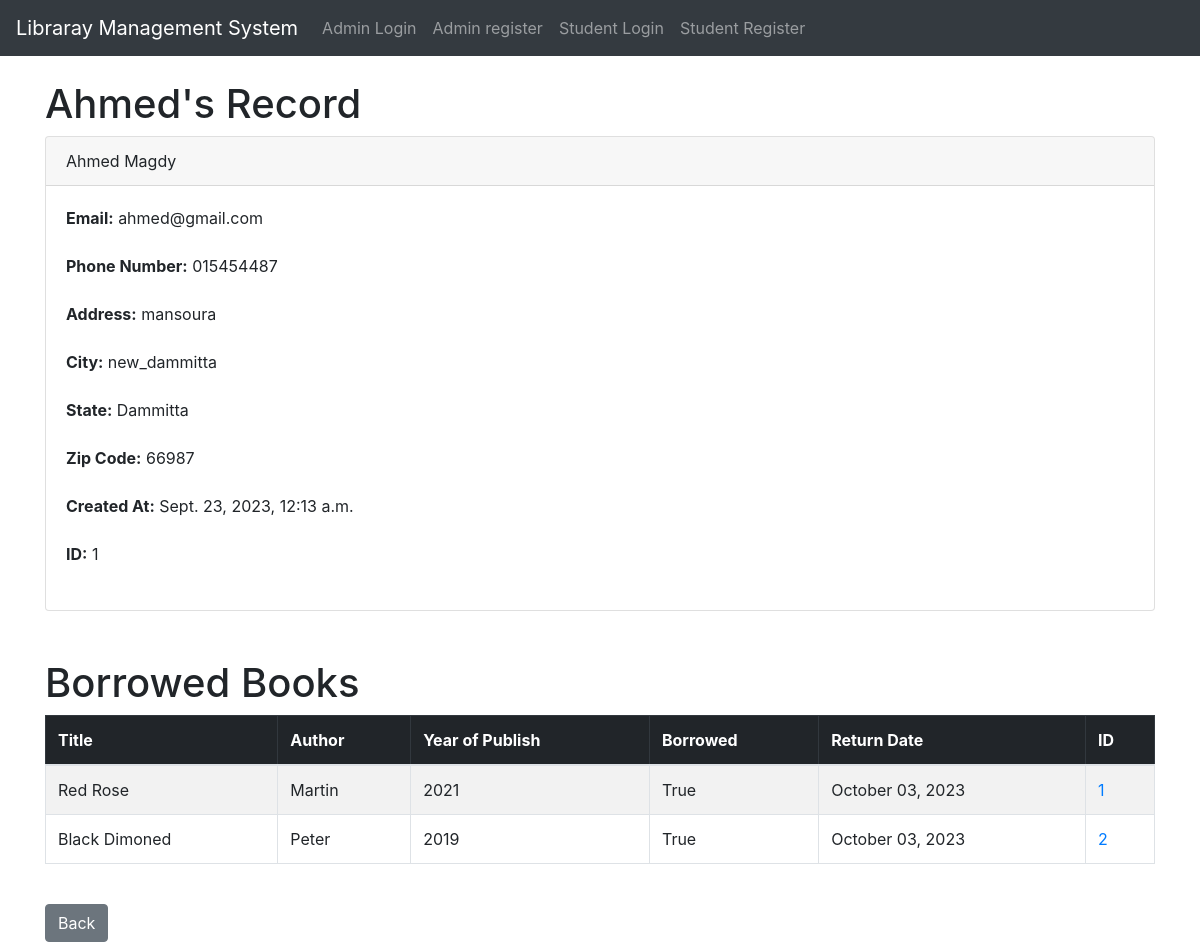
/home/std/1, run on an earlier commit of the app's database.
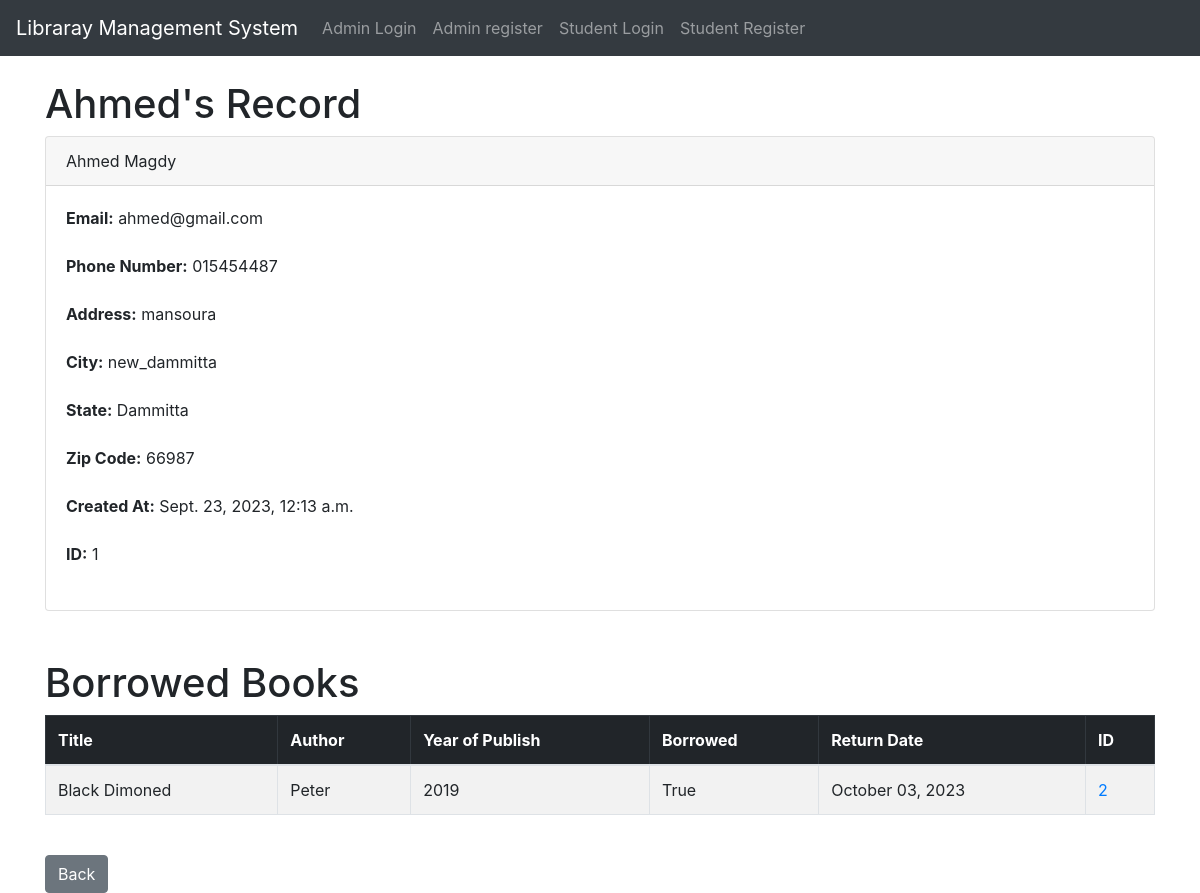
And on a later commit of the database.
### website/models.py (models this page shows, shortened)
class Student(models.Model):
    username=models.CharField(max_length=20)
    created_at = models.DateTimeField(auto_now_add=True)
    first_name= models.CharField(max_length=100)
    last_name= models.CharField(max_length=100)
    phone_number= models.CharField(max_length=100)
    email= models.CharField(max_length=100)
    address= models.CharField(max_length=100)
    city= models.CharField(max_length=100)
    state= models.CharField(max_length=100)
    zip_code= models.CharField(max_length=100)
    password = models.CharField(max_length=20)

class Book(models.Model):
    created_at = models.DateTimeField(auto_now_add=True)
    title = models.CharField(max_length=100)
    author = models.CharField(max_length=100)
    year_of_publish = models.CharField(max_length=100)
    is_borrowed = models.BooleanField(default=False)  # Add the is_borrowed field
    borrower = models.ForeignKey(Student, on_delete=models.SET_NULL, null=True, blank=True)

### website/views.py (the view)
# urls.py: path('std/<int:pk>',std_detail,name='std_detail'),
def std_detail(request, pk):
    student = Student.objects.get(id = pk)
    borrowed_books = Book.objects.filter(borrower=student)
    for book in borrowed_books:
        book.return_date = book.created_at + timedelta(days=10)
    return render(request,'website/std_detail.html',{'student':student,'borrowed_books':borrowed_books})

### website/templates/website/std_detail.html (shortened to what this page needs)
{% extends "website/base.html" %}
{% block content %}
<h1>{{student.first_name}}'s Record</h1>
<div class="card">
    <div class="card-header">
        {{ student.first_name }} {{ student.last_name }}
    </div>
    <div class="card-body">
      <p class="card-text">
       <strong>Email:</strong> {{ student.email }}<br><br>
       <strong>Phone Number:</strong> {{ student.phone_number }}<br><br>
       <strong>Address:</strong> {{ student.address }}<br><br>
       <strong>City:</strong> {{ student.city }}<br><br>
       <strong>State:</strong> {{ student.state }}<br><br>
       <strong>Zip Code:</strong> {{ student.zip_code }}<br><br>
       <strong>Created At:</strong> {{ student.created_at }}<br><br>
       <strong>ID:</strong> {{student.id}}<br><br>
    </p>
    </div>
  </div>
<br>
<br>
<h1>Borrowed Books</h1>
<table class="table table-striped table-hover table-bordered">
  <thead class="table-dark">
    <tr>
      <th scope="col">Title</th>
      <th scope="col">Author</th>
      <th scope="col">Year of Publish</th>
      <th scope="col">Borrowed</th>
      <th scope="col">Return Date</th>
      <th scope="col">ID</th>
    </tr>
  </thead>
  <tbody>
    {% for book in borrowed_books %}
    <tr>
      <td>{{ book.title }}</td>
      <td>{{ book.author }}</td>
      <td>{{ book.year_of_publish }}</td>
      <td>{{ book.is_borrowed }}</td>
      <td>{{ book.return_date|date:"F d, Y" }}</td>
      <td><a href="{% url 'website:book_detail' book.id %}">{{ book.id }}</a></td>
    </tr>
    {% endfor %}
  </tbody>
</table>
<br>
<a href="{% url 'website:home' %}" class="btn btn-secondary">Back</a>
{% endblock content %}

### website/templates/website/base.html (shortened to what this page needs)
<!DOCTYPE html>
<html lang="en">
<head>
    <link rel="stylesheet" href="https://maxcdn.bootstrapcdn.com/bootstrap/4.0.0/css/bootstrap.min.css">
</head>
<body>
    {% include "website/navbar.html" %}
    <div class="container">
        <br>
        {% block content %}
        {% endblock content %}
    </div>
</body>
</html>

### website/templates/website/navbar.html (shortened to what this page needs)
<nav class="navbar navbar-expand-lg navbar-dark bg-dark">
    <a class="navbar-brand" href="{% url 'website:home' %}">Libraray Management System</a>
    <div class="collapse navbar-collapse" id="navbarSupportedContent">
      <ul class="navbar-nav mr-auto">
        {% if user.is_authenticated %}
        <li class="nav-item">
            <a class="nav-link" href="{% url 'website:logout' %}">Logout</a>
          </li>
           <li class="nav-item">
            <a class="nav-link" href="{% url 'website:add_record' %}">Add Book</a>
          </li>
          {% else %}
          <li class="nav-item">
            <a class="nav-link" href="{% url 'website:home' %}">Admin Login</a>
          </li>  <li class="nav-item">
            <li class="nav-item">
              <a class="nav-link" href="{% url 'website:register' %}">Admin register</a>
            </li>
            <a class="nav-link" href="{% url 'website:student_login' %}">Student Login</a>
          </li>  <li class="nav-item">
            <a class="nav-link" href="{% url 'website:register_student' %}">Student Register</a>
          </li>
        {% endif %}
      </ul>
    </div>
  </nav>

What changed in the data, as far as the page shows it:
no longer on this page (row edited): Book: title "Red Rose", author "Martin", year_of_publish "2021", is_borrowed "True", return_date "October 03, 2023", id "1"
